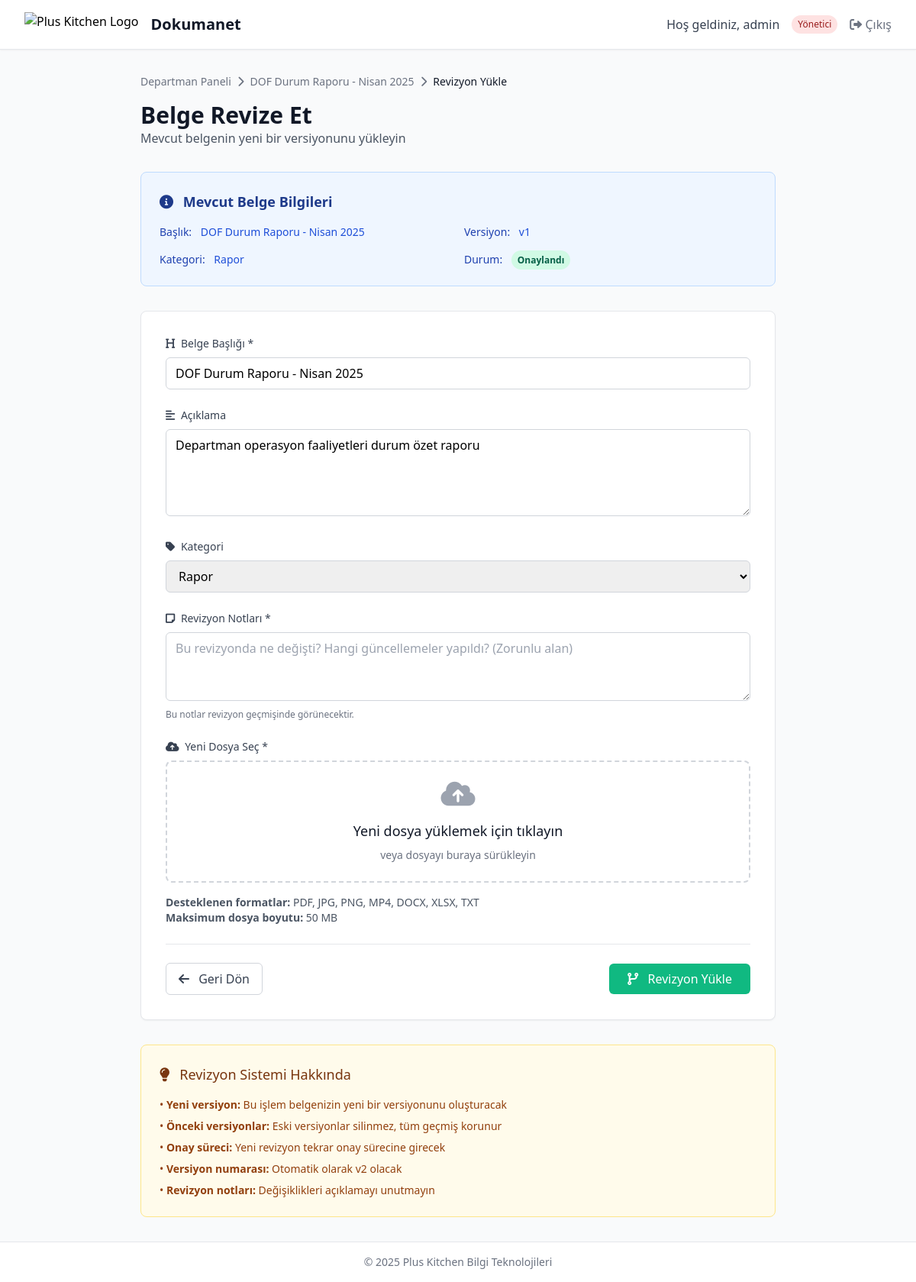
/file/1/revise (signed in), run on the app's committed database.
### app.py (models this page shows, shortened)
class User(UserMixin, db.Model):
    id = db.Column(db.Integer, primary_key=True)
    username = db.Column(db.String(80), unique=True, nullable=False)
    email = db.Column(db.String(120), unique=True, nullable=False)
    password_hash = db.Column(db.String(128))
    role = db.Column(db.String(20), default='department')  # 'admin' or 'department'
    department_id = db.Column(db.Integer, db.ForeignKey('department.id'))
    created_at = db.Column(db.DateTime, default=datetime.utcnow)

class File(db.Model):
    id = db.Column(db.Integer, primary_key=True)
    title = db.Column(db.String(200), nullable=False)
    description = db.Column(db.Text)
    filename = db.Column(db.String(255), nullable=False)
    original_filename = db.Column(db.String(255), nullable=False)
    file_type = db.Column(db.String(50))
    file_size = db.Column(db.Integer)
    status = db.Column(db.String(20), default='pending')  # 'pending', 'approved', 'rejected'
    category = db.Column(db.String(50))
    uploaded_by = db.Column(db.Integer, db.ForeignKey('user.id'), nullable=False)
    department_id = db.Column(db.Integer, db.ForeignKey('department.id'), nullable=False)
    uploaded_at = db.Column(db.DateTime, default=datetime.utcnow)
    reviewed_at = db.Column(db.DateTime)
    reviewed_by = db.Column(db.Integer, db.ForeignKey('user.id'))
    parent_file_id = db.Column(db.Integer, db.ForeignKey('file.id'), nullable=True)
    version_number = db.Column(db.Integer, default=1)
    is_current_version = db.Column(db.Boolean, default=True)
    revision_notes = db.Column(db.Text)
    uploader = db.relationship('User', foreign_keys=[uploaded_by], backref='uploaded_files')
    reviewer = db.relationship('User', foreign_keys=[reviewed_by], backref='reviewed_files')
    comments = db.relationship('Comment', backref='file', lazy=True, cascade='all, delete-orphan')
    parent_file = db.relationship('File', remote_side=[id], backref='revisions')

### app.py (the view, shortened to what this page needs)
@app.route('/file/<int:file_id>/revise', methods=['GET', 'POST'])
@login_required
def revise_file(file_id):
    original_file = File.query.get_or_404(file_id)
    if current_user.role != 'admin' and original_file.uploaded_by != current_user.id:
        flash('Bu dosyayı revize etme yetkiniz yok!', 'error')
        return redirect(url_for('index'))
    return render_template('revise_file.html', file=original_file)

### app.py (called while the page is built)
@login_manager.user_loader
def load_user(user_id):
    return User.query.get(int(user_id))

### templates/revise_file.html (shortened to what this page needs)
{% extends "base.html" %}
{% block content %}
<div class="max-w-4xl mx-auto px-4 sm:px-6 lg:px-8 py-8">
    <div class="mb-8">
        <div class="flex items-center space-x-2 text-sm text-gray-500 mb-4">
            <a href="{{ url_for('department_dashboard') }}" class="hover:text-gray-700">Departman Paneli</a>
            <i class="fas fa-chevron-right"></i>
            <a href="{{ url_for('view_file', file_id=file.id) }}" class="hover:text-gray-700">{{ file.title }}</a>
            <i class="fas fa-chevron-right"></i>
            <span class="text-gray-900">Revizyon Yükle</span>
        </div>
        <h1 class="text-3xl font-bold text-gray-900">Belge Revize Et</h1>
        <p class="text-gray-600">Mevcut belgenin yeni bir versiyonunu yükleyin</p>
    </div>
    <div class="bg-blue-50 border border-blue-200 rounded-lg p-6 mb-8">
        <h2 class="text-lg font-semibold text-blue-900 mb-4">
            <i class="fas fa-info-circle mr-2"></i> Mevcut Belge Bilgileri
        </h2>
        <div class="grid grid-cols-1 md:grid-cols-2 gap-4 text-sm">
            <div>
                <span class="font-medium text-blue-800">Başlık:</span>
                <span class="text-blue-700 ml-2">{{ file.title }}</span>
            </div>
            <div>
                <span class="font-medium text-blue-800">Versiyon:</span>
                <span class="text-blue-700 ml-2">v{{ file.version_number }}</span>
            </div>
            <div>
                <span class="font-medium text-blue-800">Kategori:</span>
                <span class="text-blue-700 ml-2">{{ file.category or 'Belirtilmemiş' }}</span>
            </div>
            <div>
                <span class="font-medium text-blue-800">Durum:</span>
                {% if file.status == 'pending' %}
                    <span class="ml-2 px-2 py-1 text-xs font-semibold rounded-full bg-yellow-100 text-yellow-800">
                        Beklemede
                    </span>
                {% elif file.status == 'approved' %}
                    <span class="ml-2 px-2 py-1 text-xs font-semibold rounded-full bg-green-100 text-green-800">
                        Onaylandı
                    </span>
                {% elif file.status == 'rejected' %}
                    <span class="ml-2 px-2 py-1 text-xs font-semibold rounded-full bg-red-100 text-red-800">
                        Reddedildi
                    </span>
                {% endif %}
            </div>
        </div>
    </div>
    <div class="bg-white rounded-lg shadow-sm border p-8">
        <form method="POST" enctype="multipart/form-data" class="space-y-6">
            <div>
                <label for="title" class="block text-sm font-medium text-gray-700 mb-2">
                    <i class="fas fa-heading mr-1"></i> Belge Başlığı *
                </label>
                <input type="text"
                       id="title"
                       name="title"
                       required
                       value="{{ file.title }}"
                       class="w-full px-3 py-2 border border-gray-300 rounded-md focus:outline-none focus:ring-2 focus:ring-pk-green focus:border-transparent"
                       placeholder="Belgeniz için açıklayıcı bir başlık girin">
            </div>
            <div>
                <label for="description" class="block text-sm font-medium text-gray-700 mb-2">
                    <i class="fas fa-align-left mr-1"></i> Açıklama
                </label>
                <textarea id="description"
                          name="description"
                          rows="4"
                          class="w-full px-3 py-2 border border-gray-300 rounded-md focus:outline-none focus:ring-2 focus:ring-pk-green focus:border-transparent"
                          placeholder="Belgeniz hakkında detaylı bilgi verin (isteğe bağlı)">{{ file.description or '' }}</textarea>
            </div>
            <div>
                <label for="category" class="block text-sm font-medium text-gray-700 mb-2">
                    <i class="fas fa-tag mr-1"></i> Kategori
                </label>
                <select id="category"
                        name="category"
                        class="w-full px-3 py-2 border border-gray-300 rounded-md focus:outline-none focus:ring-2 focus:ring-pk-green focus:border-transparent">
                    <option value="Rapor" {% if file.category == 'Rapor' %}selected{% endif %}>Rapor</option>
                </select>
            </div>
            <div>
                <label for="revision_notes" class="block text-sm font-medium text-gray-700 mb-2">
                    <i class="fas fa-sticky-note mr-1"></i> Revizyon Notları *
                </label>
                <textarea id="revision_notes"
                          name="revision_notes"
                          rows="3"
                          required
                          class="w-full px-3 py-2 border border-gray-300 rounded-md focus:outline-none focus:ring-2 focus:ring-pk-green focus:border-transparent"
                          placeholder="Bu revizyonda ne değişti? Hangi güncellemeler yapıldı? (Zorunlu alan)"></textarea>
                <p class="text-xs text-gray-500 mt-1">Bu notlar revizyon geçmişinde görünecektir.</p>
            </div>
            <div>
                <label for="file" class="block text-sm font-medium text-gray-700 mb-2">
                    <i class="fas fa-cloud-upload-alt mr-1"></i> Yeni Dosya Seç *
                </label>
                <div class="border-2 border-dashed border-gray-300 rounded-lg p-6 text-center hover:border-pk-green transition-colors">
                    <label for="file" class="cursor-pointer">
                        <i class="fas fa-cloud-upload-alt text-4xl text-gray-400 mb-4"></i>
                        <div class="text-lg font-medium text-gray-900 mb-2">Yeni dosya yüklemek için tıklayın</div>
                        <div class="text-sm text-gray-500" id="file-info">
                            veya dosyayı buraya sürükleyin
                        </div>
                    </label>
                </div>
                <div class="mt-4 text-sm text-gray-600">
                    <p><strong>Desteklenen formatlar:</strong> PDF, JPG, PNG, MP4, DOCX, XLSX, TXT</p>
                    <p><strong>Maksimum dosya boyutu:</strong> 50 MB</p>
                </div>
            </div>
            <div class="flex justify-between items-center pt-6 border-t">
                <a href="{{ url_for('view_file', file_id=file.id) }}"
                   class="px-4 py-2 border border-gray-300 text-gray-700 rounded-md hover:bg-gray-50 transition-colors">
                    <i class="fas fa-arrow-left mr-2"></i> Geri Dön
                </a>
                <button type="submit"
                        class="px-6 py-2 bg-pk-green text-white rounded-md hover:bg-green-700 focus:outline-none focus:ring-2 focus:ring-offset-2 focus:ring-pk-green transition-colors">
                    <i class="fas fa-code-branch mr-2"></i> Revizyon Yükle
                </button>
            </div>
        </form>
    </div>
    <div class="mt-8 bg-yellow-50 border border-yellow-200 rounded-lg p-6">
        <h3 class="text-lg font-medium text-yellow-900 mb-4">
            <i class="fas fa-lightbulb mr-2"></i> Revizyon Sistemi Hakkında
        </h3>
        <div class="text-sm text-yellow-800 space-y-2">
            <p>• <strong>Yeni versiyon:</strong> Bu işlem belgenizin yeni bir versiyonunu oluşturacak</p>
            <p>• <strong>Önceki versiyonlar:</strong> Eski versiyonlar silinmez, tüm geçmiş korunur</p>
            <p>• <strong>Onay süreci:</strong> Yeni revizyon tekrar onay sürecine girecek</p>
            <p>• <strong>Versiyon numarası:</strong> Otomatik olarak v{{ file.version_number + 1 }} olacak</p>
            <p>• <strong>Revizyon notları:</strong> Değişiklikleri açıklamayı unutmayın</p>
        </div>
    </div>
</div>
{% endblock %}

### templates/base.html (shortened to what this page needs)
<!DOCTYPE html>
<html lang="tr">
<head>
    <link href="https://cdn.jsdelivr.net/npm/tailwindcss@2.2.19/dist/tailwind.min.css" rel="stylesheet">
    <link href="https://cdnjs.cloudflare.com/ajax/libs/font-awesome/6.0.0/css/all.min.css" rel="stylesheet">
</head>
<body class="bg-gray-50 min-h-screen">
    {% if current_user.is_authenticated %}
    <nav class="bg-white shadow-sm border-b">
        <div class="max-w-7xl mx-auto px-4 sm:px-6 lg:px-8">
            <div class="hidden sm:flex justify-between h-16">
                <div class="flex items-center">
                    <a href="{{ url_for('index') }}" class="flex items-center hover:opacity-80 transition-opacity">
                        <img src="https://pluskitchen.com.tr/images/logo.png" alt="Plus Kitchen Logo" class="h-8 w-auto mr-4">
                        <h1 class="text-xl font-bold text-gray-900">Dokumanet</h1>
                    </a>
                </div>
                <div class="flex items-center space-x-4">
                    <span class="text-gray-700">Hoş geldiniz, {{ current_user.username }}</span>
                    <span class="px-2 py-1 text-xs rounded-full {% if current_user.role == 'admin' %}bg-red-100 text-red-800{% else %}bg-blue-100 text-blue-800{% endif %}">
                        {% if current_user.role == 'admin' %}Yönetici{% else %}Departman{% endif %}
                    </span>
                    <a href="{{ url_for('logout') }}" class="text-gray-500 hover:text-gray-700">
                        <i class="fas fa-sign-out-alt"></i> Çıkış
                    </a>
                </div>
            </div>
        </div>
    </nav>
    {% endif %}
    <main>
        {% block content %}{% endblock %}
    </main>
    <footer class="bg-white border-t mt-auto">
        <div class="max-w-7xl mx-auto py-4 px-4 sm:px-6 lg:px-8">
            <p class="text-center text-gray-500 text-sm">
                © 2025 Plus Kitchen Bilgi Teknolojileri
            </p>
        </div>
    </footer>
</body>
</html>

### templates/base.html (style rules this page uses)
.bg-pk-green { background-color: #10B981; }

### data on the page
User: username "admin"
File: title "DOF Durum Raporu - Nisan 2025", version_number "1", category "Rapor", description "Departman operasyon faaliyetleri durum özet raporu", file.version_number+1 "2"
